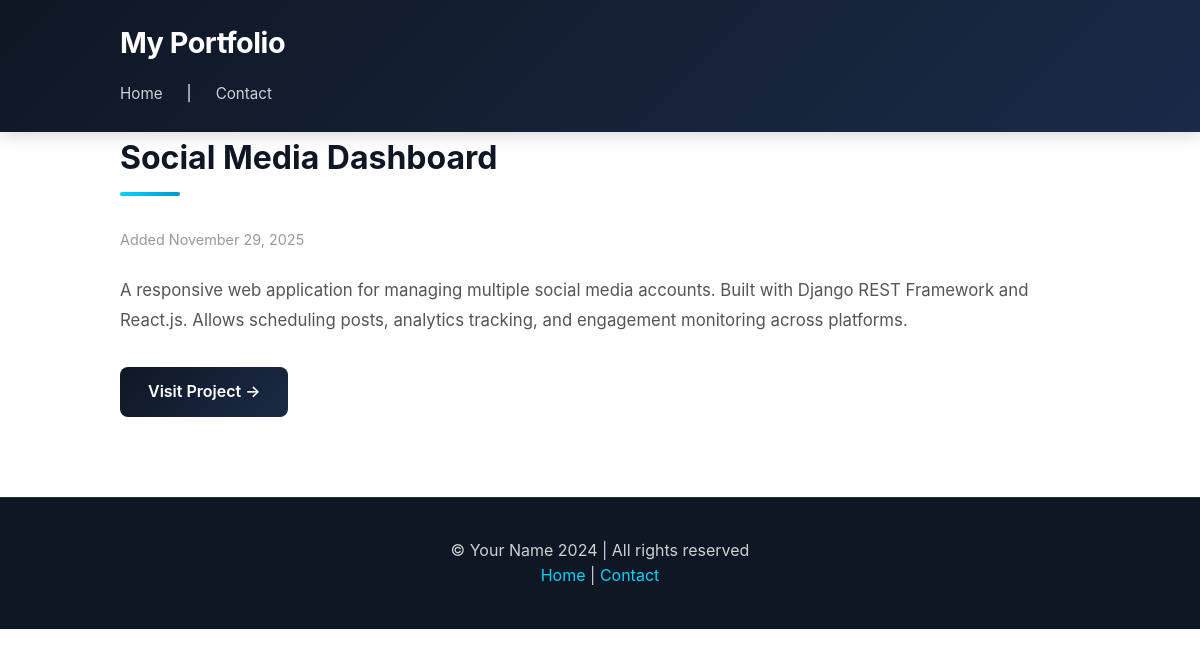
The page /project/social-media-dashboard/ on the database its author committed.
### portfolio/models.py (models this page shows, shortened)
class Project(models.Model):
    title = models.CharField(max_length=200)
    slug = models.SlugField(max_length=200, unique=True, blank=True)
    description = models.TextField(blank=True)
    link = models.URLField(blank=True)
    image = models.ImageField(upload_to='projects/', null=True, blank=True)
    category = models.CharField(max_length=100, blank=True, help_text='e.g., Web, Mobile, Design')
    technologies = models.ManyToManyField(Technology, blank=True, help_text='Select technologies used')
    created_at = models.DateTimeField(auto_now_add=True)
    class Meta:
        ordering = ['-created_at']

### portfolio/views.py (the view)
# urls.py: path('project/<slug:slug>/', views.project_detail, name='project_detail'),
def project_detail(request, slug):
    project = get_object_or_404(Project, slug=slug)
    return render(request, 'portfolio/project_detail.html', {'project': project})

### templates/portfolio/project_detail.html (shortened to what this page needs)
{% extends 'base.html' %}
{% block content %}
  <article class="project-detail">
    <h2>{{ project.title }}</h2>
    <div class="meta" style="color: #999; font-size: 0.9rem; margin-bottom: 24px;">
      Added {{ project.created_at|date:"F d, Y" }}
    </div>
    <div class="description" style="font-size: 1.05rem; line-height: 1.8; color: #555; margin-bottom: 32px;">
      {{ project.description|linebreaksbr }}
    </div>
    {% if project.link %}
      <a href="{{ project.link }}" target="_blank" style="display: inline-block; color: #fff; background: linear-gradient(135deg, #0f1724 0%, #1a2a47 100%); padding: 12px 28px; border-radius: 8px; text-decoration: none; font-weight: 600; transition: all 0.3s ease;">
        Visit Project →
      </a>
    {% endif %}
  </article>
{% endblock %}

### static/css/styles.css (style rules this page uses)
:root { --primary: #0f1724; --primary-light: #1a2a47; --accent: #00d4ff; --accent-dark: #0099cc; --text-dark: #1a1a1a; --text-light: #666; --bg-light: #f8f9fa; --border-color: #e0e0e0; --success: #4ade80; --radius: 8px; --shadow: 0 2px 8px rgba(0,0,0,0.1); --shadow-lg: 0 4px 16px rgba(0,0,0,0.15); }
* { margin: 0; padding: 0; box-sizing: border-box; }
html { scroll-behavior: smooth; }
body { font-family: -apple-system, BlinkMacSystemFont, 'Segoe UI', Roboto, 'Helvetica Neue', Arial, sans-serif; background: #fff; color: var(--text-dark); line-height: 1.6; }
h2 { font-size: 2rem; margin-bottom: 32px; color: var(--primary); position: relative; padding-bottom: 12px; }
h2::after { content: ''; position: absolute; bottom: 0; left: 0; width: 60px; height: 4px; background: linear-gradient(90deg, var(--accent), var(--accent-dark)); border-radius: 2px; }

### rows shown on the page
Project: title "Social Media Dashboard", created_at "November 29, 2025", description "A responsive web application for managing multiple social media accounts. Built with Django REST Framework and React.js. Allows scheduling posts, analytics tracking, and engagement monitoring across platforms."
